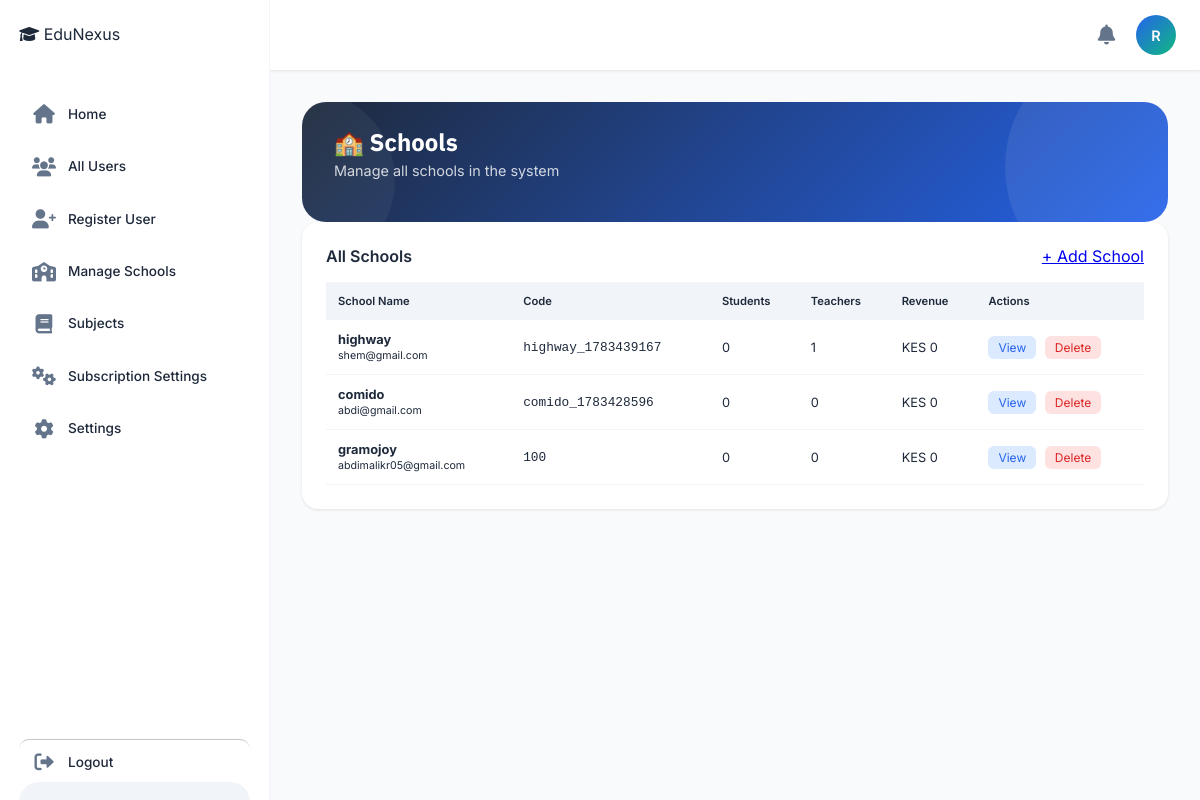
Screenshot of /schools/ (signed in) with the database file from the repository.
### accounts/models.py (models this page shows, shortened)
class User(AbstractUser):
    ROLE_CHOICES = (
        ('SUPER_ADMIN', 'super_Admin'),
        ('ADMIN', 'admin'),
        ('HEAD_TEACHER', 'Head Teacher'),
        ('BURSAR','Bursar'),
        ('SECRETARY', 'Secretary'),
        ('TEACHER', 'teacher'),
        ('STUDENT', 'student'),
        ('PARENT', 'parent')
    )
    objects = UserManager()
    login_id = models.CharField(max_length=100, unique=True, null=True, blank=True)
    admin_id = models.CharField(max_length=20, blank=True, null=True)
    role = models.CharField(max_length=20, choices=ROLE_CHOICES, default='STUDENT')
    is_approved = models.BooleanField(default=False)
    school = models.ForeignKey('School', on_delete=models.SET_NULL, null=True, blank=True, related_name='users')
    phone_number = models.CharField(max_length=15, unique=True, null=True, blank=True)
    id_number = models.CharField(max_length=20, blank=True, null=True)
    admission_number = models.CharField(max_length=20, blank=True, null=True)
    tsc_number = models.CharField(max_length=20, blank=True, null=True)
    is_first_login = models.BooleanField(default=True)

class School(models.Model):
    name = models.CharField(max_length=200)
    code = models.CharField(max_length=20, unique=True)
    email = models.EmailField()
    phone = models.CharField(max_length=15)
    address = models.TextField(blank=True, null=True)
    logo = models.ImageField(upload_to='school_logos/', blank=True, null=True)
    is_active = models.BooleanField(default=True)
    created_at = models.DateTimeField(auto_now_add=True)
    created_by = models.ForeignKey('User', on_delete=models.SET_NULL, null=True, blank=True, related_name='created_schools')
    class Meta:
        ordering = ['name']

### accounts/views.py (the view)
# urls.py: path('schools/', super_admin_schools_list, name='super_admin_schools'),
@login_required
def super_admin_schools_list(request):
    if request.user.role != 'SUPER_ADMIN':
        messages.error(request, "Only Super Admin can access this page.")
        return redirect('dashboard')
    from django.db import models
    from students.models import Students
    from academic.models import Teacher
    from finance.models import Payement
    schools = School.objects.all().order_by('-created_at')
    for school in schools:
        school.student_count = Students.objects.filter(school=school).count()
        school.teacher_count = Teacher.objects.filter(school=school).count()
        school.payment_total = Payement.objects.filter(school=school).aggregate(total=models.Sum('amount_paid'))['total'] or 0
    return render(request, 'accounts/schools_list.html', {'schools': schools})

### accounts/templates/accounts/schools_list.html (shortened to what this page needs)
{% extends 'base.html' %}
{% block content %}
<div class="dashboard-header">
    <h1>🏫 Schools</h1>
    <p>Manage all schools in the system</p>
</div>
<div class="card">
    <div class="card-header">
        <h3>All Schools</h3>
        <a href="{% url 'super_admin_add_school' %}" class="btn-add">+ Add School</a>
    </div>
    <div class="table-responsive">
        <table class="data-table">
            <thead>
                <tr>
                    <th>School Name</th>
                    <th>Code</th>
                    <th>Students</th>
                    <th>Teachers</th>
                    <th>Revenue</th>
                    <th>Actions</th>
                </tr>
            </thead>
            <tbody>
                {% for school in schools %}
                <tr>
                    <td><strong>{{ school.name }}</strong><br><small>{{ school.email }}</small></td>
                    <td><code>{{ school.code }}</code></td>
                    <td>{{ school.student_count }}</td>
                    <td>{{ school.teacher_count }}</td>
                    <td>KES {{ school.payment_total|floatformat:0 }}</td>
                    <td>
                        <a href="{% url 'super_admin_school_detail' school.id %}" class="btn-view">View</a>
                        <a href="{% url 'super_admin_delete_school' school.id %}" class="btn-delete" onclick="return confirm('Delete?')">Delete</a>
                    </td>
                </tr>
                {% empty %}
                <tr><td colspan="6" class="empty-state">No schools. <a href="{% url 'super_admin_add_school' %}">Add one</a></td></tr>
                {% endfor %}
            </tbody>
        </table>
    </div>
</div>
{% endblock %}

### templates/base.html (shortened to what this page needs)
{% load static %}
{% load pwa %}
<!DOCTYPE html>
<html lang="en">
<head>
    <link rel="stylesheet" href="{% static 'css/style.css' %}">
    <link rel="stylesheet" href="https://cdnjs.cloudflare.com/ajax/libs/font-awesome/6.0.0-beta3/css/all.min.css">
</head>
<body>
    <nav class="top-nav">
        <div class="nav-left">
            <div class="logo-small">
            </div>
        </div>
        <div class="nav-right">
            <div class="notification-badge" id="notificationBell">
                <i class="fas fa-bell"></i>
            </div>
            <div class="profile-icon" id="profileIconBtn">
                <a href="{% url 'profile' %}" class="profile-icon" id="profileIconBtn" style="text-decoration: none;">
                <div class="avatar-circle">
                    {{ request.user.first_name|first|default:request.user.username|first|upper }}
                </div>
            </a>
            </div>
        </div>
    </nav>
<aside class="sidebar" id="sidebar">
    <div class="sidebar-header">
        <div class="logo">
            <i class="fas fa-graduation-cap"></i>
            <span>EduNexus</span>
        </div>
    </div>
    <nav class="sidebar-nav">
        <ul class="sidebar-menu">
            <li class="menu-item {% if request.resolver_match.url_name == 'dashboard' %}active{% endif %}"
                data-url="{% url 'dashboard' %}">
                <i class="fas fa-home"></i>
                <span>Home</span>
            </li>
            {% if request.user.role == 'SUPER_ADMIN' %}
                <li class="menu-item" data-url="{% url 'user_list' %}">
                    <i class="fas fa-users"></i>
                    <span>All Users</span>
                </li>
                <li class="menu-item" data-url="{% url 'register_page' %}">
                    <i class="fas fa-user-plus"></i>
                    <span>Register User</span>
                </li>
                <li class="menu-item" data-url="{% url 'super_admin_schools' %}">
                    <i class="fas fa-school"></i>
                    <span>Manage Schools</span>
                </li>
                <li class="menu-item" data-url="{% url 'subject_list' %}">
                    <i class="fas fa-book"></i>
                    <span>Subjects</span>
                </li>
                <li class="menu-item" data-url="{% url 'subscription_settings' %}">
                    <i class="fas fa-cogs"></i>
                    <span>Subscription Settings</span>
                </li>
            {% endif %}
            <li class="menu-item" data-url="{% url 'profile' %}">
                <i class="fas fa-cog"></i>
                <span>Settings</span>
            </li>
            <li class="menu-item" id="logoutBtn">
                <i class="fas fa-sign-out-alt"></i>
                <span>Logout</span>
            </li>
        </ul>
    </nav>
    <div class="sidebar-user">
    </div>
</aside>
    <main class="main-content">
        {% block content %}
        {% endblock %}
    </main>
</body>
</html>

### accounts/templates/accounts/schools_list.html (style rules this page uses)
.btn-view { background: #dbeafe; color: #2563eb; padding: 4px 10px; border-radius: 6px; text-decoration: none; font-size: 12px; }
.btn-delete { background: #fee2e2; color: #dc2626; padding: 4px 10px; border-radius: 6px; text-decoration: none; font-size: 12px; margin-left: 5px; }

### rows the page displays
User: user.first_name|first "R"
School: name "highway", email "shem@gmail.com", code "highway_1783439167", student_count "0", teacher_count "1", payment_total "0"
School: name "comido", email "abdi@gmail.com", code "comido_1783428596", student_count "0", teacher_count "0", payment_total "0"
School: name "gramojoy", email "abdimalikr05@gmail.com", code "100", student_count "0", teacher_count "0", payment_total "0"
